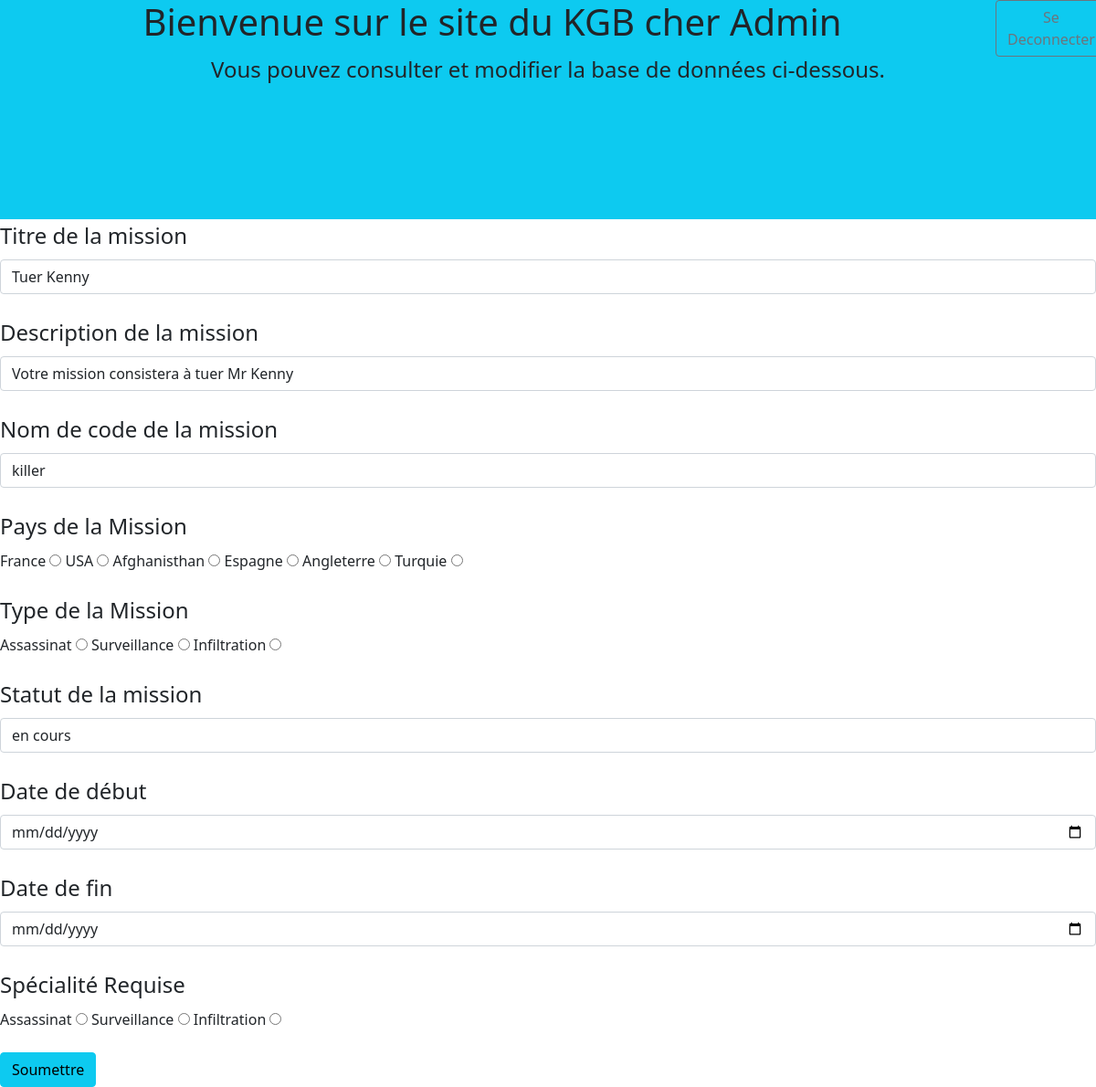
Page /back/modmission/1 (signed in) on the committed database.
### tables this page shows
CREATE TABLE `mission` (
  `ID` int(11) NOT NULL,
  `TITRE_M` varchar(36) NOT NULL,
  `DESCRIPTION_M` varchar(255) NOT NULL,
  `NOMCODE_M` varchar(36) NOT NULL,
  `PAYS_M` varchar(36) NOT NULL,
  `TYPE_M` varchar(36) NOT NULL,
  `STATUT_M` varchar(36) NOT NULL,
  `DATEDEBUT_M` date NOT NULL,
  `DATEFIN_M` date DEFAULT NULL,
  `SPECIALITE_M` varchar(36) NOT NULL
);

### Controlleur/BackController.php (called while the page is built, shortened)
<?php
require_once('Modèle/ManageBack.php');
class BackController
{
    private $Manager;
    public function __construct()
    {
        $this->Manager = new ManageBack();
    }
    public function modificationMission($id)
    {
        $mission = $this->Manager->recupMissionid($id);
        require_once('Vue/missions/modifmission.php');
    }
}

### Modèle/ManageBack.php (called while the page is built, shortened)
<?php
require_once('ManageAccueil.php');
require_once('Planque.php');
require_once('Mission.php');
class ManageBack extends AccesBdd
{
    private $missions;
    public function setMissions($mission)
    {
        $this->missions[] = $mission;
    }
    public function Affichemesmissions()
    {
        $pdo = $this->getBdd();
        $req = $pdo->prepare('SELECT id, titre_m, description_m, nomcode_m, pays_m, type_m, statut_m, datedebut_m, datefin_m, specialite_m FROM Mission');
        $req->execute();
        $mesmissions = $req->fetchAll(PDO::FETCH_ASSOC);
        foreach ($mesmissions as $missions) {
            $m =  new Mission($missions['titre_m'], $missions['description_m'], $missions['nomcode_m'], $missions['pays_m'], $missions['type_m'], $missions['statut_m'], $missions['specialite_m'], $missions['datedebut_m'], $missions['datefin_m']);
        }
    }
    public function recupMissionid($id)
    {
        $this->Affichemesmissions();
        for ($i = 0; $i < count($this->missions); $i++) {
            if ($this->missions[$i]->getId() === $id) {
                return $this->missions[$i];
            }
        }
    }
}

### Modèle/ManageAccueil.php (called while the page is built, shortened)
<?php
require_once('Mission.php');
class ManageAccueil extends AccesBdd
{
    public function chargementMissionAccueil()
    {
        $pdo = $this->getBdd();
        $req = $pdo->prepare('SELECT id, titre_m, description_m, nomcode_m, pays_m, type_m, statut_m, datedebut_m, datefin_m, specialite_m FROM Mission');
        $req->execute();
        $mesmissions = $req->fetchAll(PDO::FETCH_ASSOC);
    }
}

### Controlleur/AccueilController.php (called while the page is built, shortened)
<?php
require_once('Modèle/ManageAccueil.php');
require_once('Modèle/ManageBack.php');
class AccueilController
{
    public function __construct()
    {
        $this->MissionManager = new ManageAccueil();
        $this->MissionManager->chargementMissionAccueil();
    }
}

### Modèle/Mission.php (called while the page is built, shortened)
<?php
class Mission
{
    private ?int $id;
    private ?string $titre;
    private ?string $description;
    private ?string $nomcode;
    private ?string $statut;
    public function __construct(?string $titre, ?string $description, ?string $nomcode, ?string $pays, ?string $type, ?string $statut, ?string $specialite, $datedebut, $datefin)
    {
        $this->titre = $titre;
        $this->description = $description;
        $this->nomcode = $nomcode;
        $this->statut = $statut;
    }
    public function getId()
    {
        return $this->id;
    }
    public function setId($id)
    {
        $this->id = $id;
    }
    public function getTitre()
    {
        return $this->titre;
    }
    public function getDescription()
    {
        return $this->description;
    }
    public function getNomcode()
    {
        return $this->nomcode;
    }
    public function getStatut()
    {
        return $this->statut;
    }
}

### Vue/missions/modifmission.php (the view, shortened to what this page needs)
<div class="container-fluid violet">
    <div class="row w-100">
        <div class="col-md-11">
            <h1 class="text-center">Bienvenue sur le site du KGB cher Admin</h1>
        </div>
        <div class="col-md-1"><a href="<?= URL ?>connexion/deconnexion"><button type="button" class="btn btn-outline-secondary">Se Deconnecter</button></a></div>
    </div>
    <div class="row">
        <h4 class="text-center">
            Vous pouvez consulter et modifier la base de données ci-dessous.
        </h4>
    </div>
</div>
<form method="post" action="<?= URL ?>back/modmissionv/<?= $mission->getId() ?>">
    <label for="titre" class="form-label fs-4 fw-light">Titre de la mission</label>
    <input type="text" name="titre" class="form-control" value="<?= $mission->getTitre() ?>"><br>
    <label for="description" class="form-label fs-4 fw-light">Description de la mission</label>
    <input type="text" name="description" class="form-control" value="<?= $mission->getDescription() ?>"><br>
    <label for="nomcode" class="form-label fs-4 fw-light">Nom de code de la mission</label>
    <input type="text" name="nomcode" class="form-control" value="<?= $mission->getNomcode() ?>"><br>
    <fieldset>
        <legend>Pays de la Mission</legend>
        <label for="France">France</label>
        <input type="radio" id="France" name="pays" value="France">
        <label for="USA">USA</label>
        <input type="radio" id="USA" name="pays" value="USA">
        <label for="Afghanisthan">Afghanisthan</label>
        <input type="radio" id="Afghanisthan" name="pays" value="Afghanisthan">
        <label for="Espagne">Espagne</label>
        <input type="radio" id="Espagne" name="pays" value="Espagne">
        <label for="Angleterre">Angleterre</label>
        <input type="radio" id="Angleterre" name="pays" value="Angleterre">
        <label for="Turquie">Turquie</label>
        <input type="radio" id="Turquie" name="pays" value="Turquie">
    </fieldset> <br>
    <fieldset>
        <legend>Type de la Mission</legend>
        <label for="Assassinat">Assassinat</label>
        <input type="radio" id="Assassinat" name="type" value="Assassinat">
        <label for="Surveillance">Surveillance</label>
        <input type="radio" id="Surveillance" name="type" value="Surveillance">
        <label for="Infiltration">Infiltration</label>
        <input type="radio" id="Infiltration" name="type" value="Infiltration">
    </fieldset> <br>
    <label for="statut" class="form-label fs-4 fw-light">Statut de la mission</label>
    <input type="text" name="statut" class="form-control" value="<?= $mission->getStatut() ?>"><br>
    <label for="datedebut" class="form-label fs-4 fw-light">Date de début</label>
    <input type="date" name="datedebut" class="form-control"><br>
    <label for="datefin" class="form-label fs-4 fw-light">Date de fin</label>
    <input type="date" name="datefin" class="form-control"><br>
    <fieldset>
        <legend>Spécialité Requise</legend>
        <label for="Assassinat">Assassinat</label>
        <input type="radio" id="Assassinat" name="specialite" value="Assassinat">
        <label for="Surveillance">Surveillance</label>
        <input type="radio" id="Surveillance" name="specialite" value="Surveillance">
        <label for="Infiltration">Infiltration</label>
        <input type="radio" id="Infiltration" name="specialite" value="Infiltration">
    </fieldset> <br>
    <button type="submit" class="btn btn-info">Soumettre</button>
</form>
<?php require('Vue/base.php'); ?>

### index.css (style rules this page uses)
.violet { background-color:#0dcaf0; height : 30vh; }

### rows in the picture
mission: titre "Tuer Kenny", description "Votre mission consistera à tuer Mr Kenny", nomcode "killer", statut "en cours"
